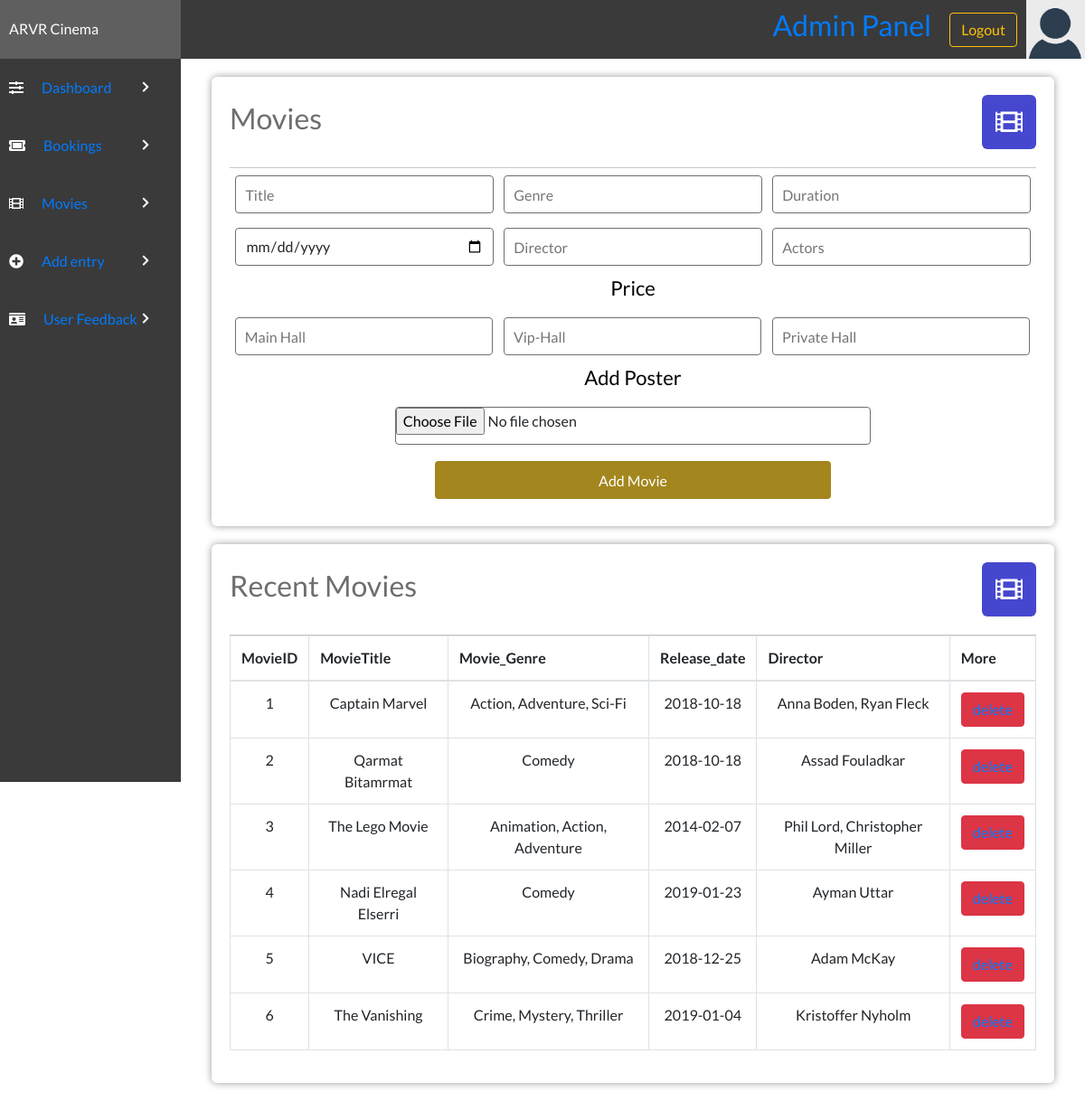
/admin/addmovie.php (signed in), run on an earlier commit of the app's database.
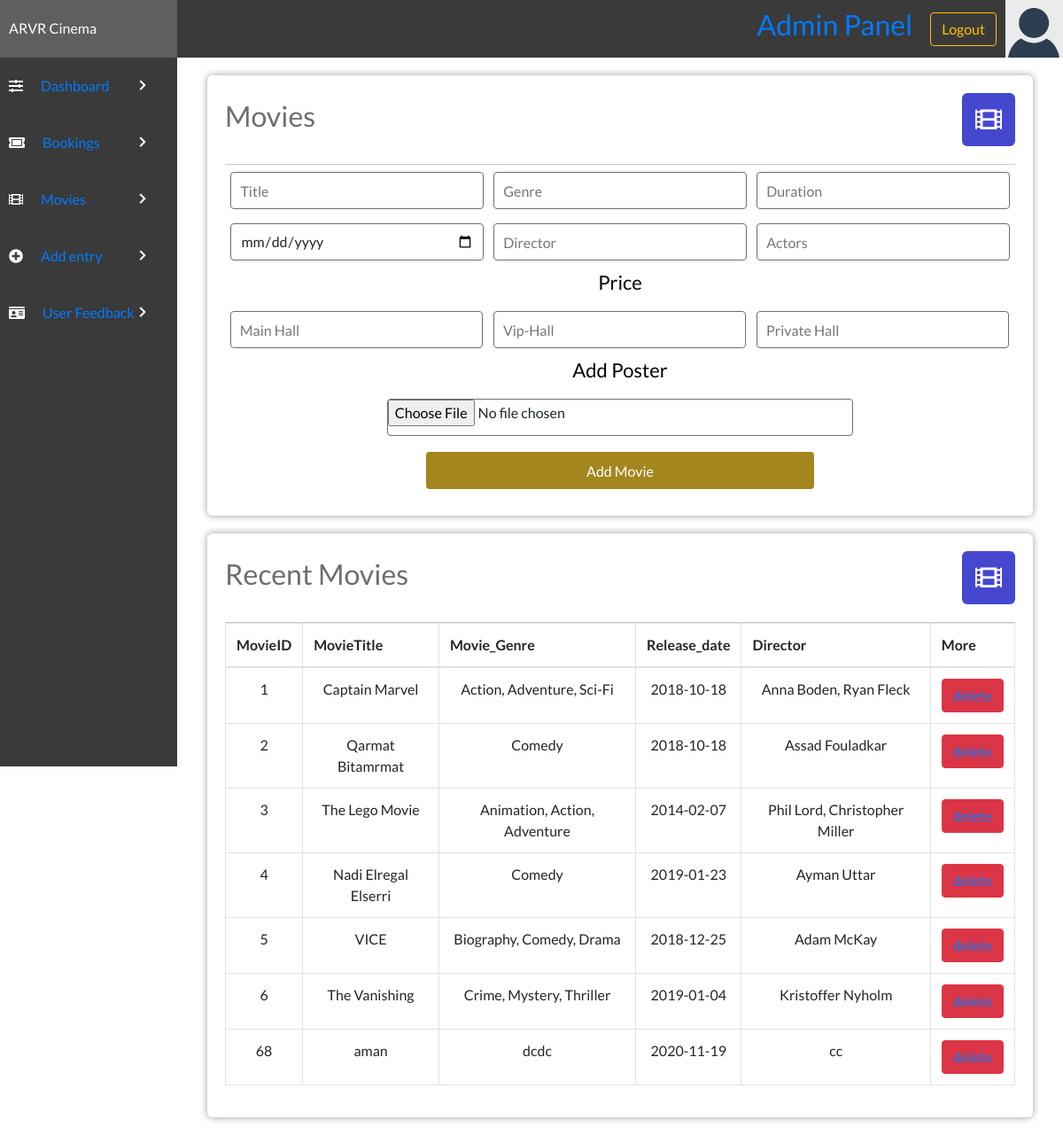
And on a later commit of the database.
### tables this page shows
CREATE TABLE `movietable` (
  `movieID` int(11) NOT NULL,
  `movieImg` varchar(150) NOT NULL,
  `movieTitle` varchar(100) NOT NULL,
  `movieGenre` varchar(50) NOT NULL,
  `movieDuration` int(11) NOT NULL,
  `movieRelDate` date NOT NULL,
  `movieDirector` varchar(50) NOT NULL,
  `movieActors` varchar(150) NOT NULL,
  `mainhall` int(11) NOT NULL,
  `viphall` int(11) NOT NULL,
  `privatehall` int(11) NOT NULL
);

### admin/addmovie.php (the view, shortened to what this page needs)
<!DOCTYPE html>
<html lang="en">
<head>
    <link rel="stylesheet" href="../style/styles.css">
    <link rel="stylesheet" href="https://use.fontawesome.com/releases/v5.7.2/css/all.css">
    <link rel="stylesheet" href="https://maxcdn.bootstrapcdn.com/bootstrap/4.0.0/css/bootstrap.min.css">
    <link rel="stylesheet" href="https://cdn.datatables.net/1.10.22/css/dataTables.bootstrap4.min.css">
    <link rel="stylesheet" href="https://maxcdn.bootstrapcdn.com/bootstrap/4.0.0/css/bootstrap.min.css">
</head>
<body>
    <?php include('header.php'); ?>
    <div class="admin-container">
        <?php include('sidebar.php'); ?>
        <div class="admin-section admin-section2">
            <div class="admin-section-column">
                <div class="admin-section-panel admin-section-panel2">
                    <div class="admin-panel-section-header">
                        <h2>Movies</h2>
                        <i class="fas fa-film" style="background-color: #4547cf"></i>
                    </div>
                    <form action="" method="POST">
                        <input placeholder="Title" type="text" name="movieTitle" required>
                        <input placeholder="Genre" type="text" name="movieGenre" required>
                        <input placeholder="Duration" type="number" name="movieDuration" required>
                        <input placeholder="Release Date" type="date" name="movieRelDate" required>
                        <input placeholder="Director" type="text" name="movieDirector" required>
                        <input placeholder="Actors" type="text" name="movieActors" required>
                        <label>Price</label>
                        <input placeholder="Main Hall" type="text" name="mainhall" required><br />
                        <input placeholder="Vip-Hall" type="text" name="viphall" required><br />
                        <input placeholder="Private Hall" type="text" name="privatehall" required><br />
                        <br>
                        <label>Add Poster</label>
                        <input type="file" name="movieImg" accept="image/*">
                        <button type="submit" value="submit" name="submit" class="form-btn">Add Movie</button>
                    </form>
                </div>
                <div class="admin-section-panel admin-section-panel2">
                    <div class="admin-panel-section-header">
                        <h2>Recent Movies</h2>
                        <i class="fas fa-film" style="background-color: #4547cf"></i>
                    </div>
                    <table class="table table-bordered" id="dataTable" width="100%" cellspacing="0">
                        <tr>
                            <th>MovieID</th>
                            <th>MovieTitle</th>
                            <th>Movie_Genre</th>
                            <th>Release_date</th>
                            <th>Director</th>
                            <th>More</th>
                        </tr>
                        <tbody>
                            <?php
                            $host = "localhost";
                            $user = "root";
                            $password = "";
                            $dbname = "cinema_db";
                            $con = mysqli_connect($host, $user, $password, $dbname);
                            $select = "SELECT * FROM `movietable`";
                            $run = mysqli_query($con, $select);
                            while ($row = mysqli_fetch_array($run)) {
                                $ID = $row['movieID'];
                                $title = $row['movieTitle'];
                                $genere = $row['movieGenre'];
                                $releasedate = $row['movieRelDate'];
                                $movieactor = $row['movieDirector'];
                            ?>
                                <tr align="center">
                                    <td><?php echo $ID; ?></td>
                                    <td><?php echo $title; ?></td>
                                    <td><?php echo $genere; ?></td>
                                    <td><?php echo $releasedate; ?></td>
                                    <td><?php echo $movieactor; ?></td>
                                    <td><button value="Book Now!" type="submit" onclick="" type="button" class="btn btn-danger"><?php echo  "<a href='deletemovie.php?id=" . $row['movieID'] . "'>delete</a>"; ?></button></td>
                                </tr>
                            <?php }
                            ?>
                        </tbody>
                    </table>
                </div>
            </div>
        </div>
    </div>
</body>
</html>

What changed in the data, as far as the page shows it:
added movietable: movieID "68", movieTitle "aman", movieGenre "dcdc", movieRelDate "2020-11-19", movieDirector "cc"
